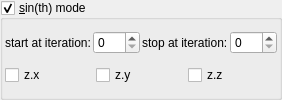
    <widget class="MyGroupBox" name="groupCheck_transf_function_enabledJ_false">
     <property name="title">
      <string>&amp;sin(th) mode</string>
     </property>
     <property name="checkable">
      <bool>true</bool>
     </property>
     <layout class="QVBoxLayout" name="verticalLayout_13" stretch="0,0">
      <property name="spacing">
       <number>2</number>
      </property>
      <property name="leftMargin">
       <number>2</number>
      </property>
      <property name="topMargin">
       <number>2</number>
      </property>
      <property name="rightMargin">
       <number>2</number>
      </property>
      <property name="bottomMargin">
       <number>2</number>
      </property>
      <item>
       <layout class="QHBoxLayout" name="horizontalLayout_18" stretch="0,1,0,1">
        <item>
         <widget class="QLabel" name="label_99">
          <property name="text">
           <string>start at iteration:</string>
          </property>
         </widget>
        </item>
        <item>
         <widget class="MySpinBox" name="spinboxInt_transf_start_iterations_J">
          <property name="sizePolicy">
           <sizepolicy hsizetype="Minimum" vsizetype="Maximum">
            <horstretch>0</horstretch>
            <verstretch>0</verstretch>
           </sizepolicy>
          </property>
          <property name="minimum">
           <number>0</number>
          </property>
          <property name="maximum">
           <number>999</number>
          </property>
          <property name="value">
           <number>0</number>
          </property>
         </widget>
        </item>
        <item>
         <widget class="QLabel" name="label_71">
          <property name="text">
           <string>stop at iteration:</string>
          </property>
         </widget>
        </item>
        <item>
         <widget class="MySpinBox" name="spinboxInt_transf_stop_iterations_J">
          <property name="sizePolicy">
           <sizepolicy hsizetype="Preferred" vsizetype="Maximum">
            <horstretch>0</horstretch>
            <verstretch>0</verstretch>
           </sizepolicy>
          </property>
          <property name="maximum">
           <number>999</number>
          </property>
         </widget>
        </item>
       </layout>
      </item>
      <item>
       <layout class="QHBoxLayout" name="horizontalLayout_4" stretch="0,0,0">
        <item>
         <widget class="MyCheckBox" name="checkBox_transf_function_enabledM_false">
          <property name="text">
           <string notr="true">z.x</string>
          </property>
         </widget>
        </item>
        <item>
         <widget class="MyCheckBox" name="checkBox_transf_function_enabledK_false">
          <property name="text">
           <string notr="true">z.y</string>
          </property>
         </widget>
        </item>
        <item>
         <widget class="MyCheckBox" name="checkBox_transf_function_enabledN_false">
          <property name="text">
           <string notr="true">z.z</string>
          </property>
         </widget>
        </item>
       </layout>
      </item>
     </layout>
    </widget>
